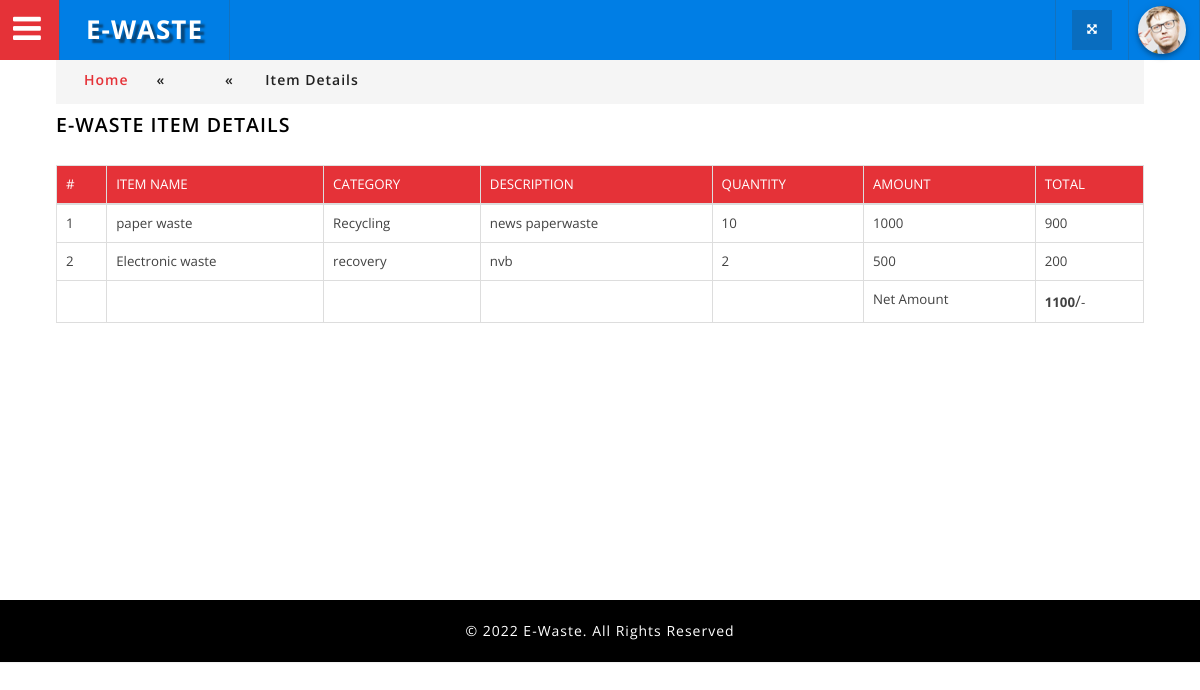
The app's page /Fieldofficer/viewitem_old.php?id=2 (signed in) with its own data.
### tables this page shows
CREATE TABLE IF NOT EXISTS `request_items` (
`req_item_id` int(11) NOT NULL,
  `req_id` int(11) NOT NULL,
  `item_title` varchar(70) NOT NULL,
  `e_cat_id` int(11) NOT NULL,
  `description` varchar(100) NOT NULL,
  `qty` int(11) NOT NULL,
  `amount` int(11) NOT NULL
);

CREATE TABLE IF NOT EXISTS `ewaste_category` (
`catid` int(11) NOT NULL,
  `catname` varchar(60) NOT NULL,
  `price` varchar(50) NOT NULL
);

### connectionclass.php (called while the page is built, shortened)
<?php
class Connectionclass
{
    public $db = null;
    public function open()
    {
        $dbname = "ewaste";
        $this->db = mysqli_connect("localhost", "root", "", $dbname)
            or die('Error connecting to MySQL server.');
    }
    public function GetTable($qry)
    {
        try {
            $result = mysqli_query($this->db, $qry);
            if ($result) {
                $data = array();
                while ($row = mysqli_fetch_assoc($result)) {
                    $data[] = $row;
                }
                return $data;
            } else {
                throw new Exception(mysqli_error($this->db));
            }
        } catch (Exception $e) {
            return $e->getMessage();
        } finally {
            mysqli_close($this->db);
        }
    }
}
?>

### Fieldofficer/viewitem_old.php (the view, shortened to what this page needs)
<?php
require_once('header.php');
$req_id=$_REQUEST['id'];
$wer="select * from request_items i inner join ewaste_category c where i.req_id='$req_id' and i.e_cat_id=c.catid";
$res1=$obj->GetTable($wer);
?>
				<div class="inner_content">
						<div class="w3l_agileits_breadcrumbs">
							<div class="w3l_agileits_breadcrumbs_inner">
								<ul>
									<li><a href="index.php">Home</a><span>«</span></li>
									<li>
          <span>«</span></li>
									<li>Item Details</li>
								</ul>
							</div>
						</div>
					<div class="inner_content_w3_agile_info two_in" style="margin-top: 0em;">
					   <h3 class="w3_inner_tittle two"><?php echo $tu; ?>  E-Waste Item Details</h3>
						<div class="agile-tables">
											<table class="table table-bordered table-responsive">
              <thead>
                <tr>
                  <th>#</th>
                  <th>Item Name</th>
                  <th>Category</th>
                  <th>Description</th>
                  <th>Quantity</th>
                  <th>Amount</th>
                  <th>Total</th>
                </tr>
              </thead>
              <tbody>
<?php
$i=0;
$amtt=0;
foreach($res1 as $row)
{
  $i++;
  ?>              <tr>
                  <td><?php echo $i; ?></td>
                  <td><?php echo $row['item_title']?></td>
                  <td><?php echo $row['catname']?></td>
                  <td><?php echo $row['description']?></td>
                  <td><?php echo $row['qty']?></td>
                  <td><?php echo $row['price']?></td>
                  <td><?php echo $row['amount'];
                            $amtt=$amtt+$row['amount'];
                  ?></td>
                </tr>
    <?php } ?>
           <tr>
                  <td></td>
                  <td></td>
                  <td></td>
                  <td></td>
                  <td></td>
                  <td>Net Amount</td>
                  <td><b><?php echo $amtt; ?></b><big>/</big>-</td>
                </tr>
              </tbody>
            </table>
								</div>
				    </div>
				</div>
		<?php
		require_once('footer.php');
		?>

### Fieldofficer/css/table-style.css (style rules this page uses)
table { background: white; border-collapse: collapse; margin: 1.25em 0 0; width: 100%; }
table tr, table th, table td { border: none; border-bottom: 1px solid #e8e8e8; font-size: .95em; }
table th, table td { padding: 10px 12px; text-align: left; }
table th { background: #e53238; color: #fff; text-transform: uppercase; }
table tr td { background: #f3faff; color: #424242; }
table tr:nth-of-type(2n+2) td { background: #ffffff; }
table { width: 100%; }
.table { margin: 30px 0; border-collapse: collapse; border-spacing: 0; empty-cells: show; border: 1px solid #e0e0e0; }
.table td, .table th { border-left: 1px solid #e0e0e0; border-width: 0 0 0 1px; font-size: inherit; margin: 0; overflow: visible; padding: 0.5em 1em; font-weight: normal; }
.table td:first-child, .table th:first-child { border-left-width: 0; }
.table thead, .table tfoot { background-color: #f05050; color: #fff; text-align: left; vertical-align: bottom; }
.table thead td, .table tfoot td, .table thead th, .table tfoot th { border-color: #fff; }
.table td { background-color: transparent; }

### Fieldofficer/css/component.css (style rules this page uses)
*, *:after, *::before { -webkit-box-sizing: border-box; -moz-box-sizing: border-box; box-sizing: border-box; }

### Fieldofficer/css/style.css (style rules this page uses)
body { margin:0; padding:0; background:#fff; font-family: 'Open Sans', sans-serif; }
h1,h2,h3,h4,h5,h6 { margin:0; font-family: 'Open Sans', sans-serif; }
ul { margin:0; padding:0; }
p,ul,ol { font-size:14px; }
input[type="submit"],a,.nbs-flexisel-nav-left,.nbs-flexisel-nav-right { transition:.5s ease-in; -webkit-transition:.5s ease-in; -moz-transition:.5s ease-in; -o-transition:.5s ease-in; -ms-transition:.5s ease-in; }
.inner_content { padding: 4em 4em; min-height: 600px; }
h3.w3_inner_tittle.two { color: #000; font-weight: 600; }
h3.w3_inner_tittle { text-transform: uppercase; color: #fff; margin: 0.5em 0 1em 0; font-weight: 800; font-size: 1.4em; letter-spacing:1px; }
.inner_content_w3_agile_info { margin-top:4.5em; }
.inner_content_w3_agile_info.two_in { margin-top: 4em; }
.table > thead > tr > th, .table > tbody > tr > th, .table > tfoot > tr > th, .table > thead > tr > td, .table > tbody > tr > td, .table > tfoot > tr > td { padding: 9px; }
.w3l_agileits_breadcrumbs { padding:1em 0; background:#f5f5f5; }
.w3l_agileits_breadcrumbs ul li { display:inline-block; color:#212121; font-weight:600; font-family: 'Open Sans', sans-serif; letter-spacing:1px; }
.w3l_agileits_breadcrumbs ul li a { color: #e53238; text-decoration:none; font-family: 'Open Sans', sans-serif; }
.w3l_agileits_breadcrumbs ul li span { padding:0 2em; }
.w3l_agileits_breadcrumbs_inner { padding: 0 2em; }

### records on screen
request_items: item_title "paper waste", ewaste_category.catname "Recycling", description "news paperwaste", qty "10", ewaste_category.price "1000", amount "900"
request_items: item_title "Electronic waste", ewaste_category.catname "recovery", description "nvb", qty "2", ewaste_category.price "500", amount "200"

### other values on screen
$amtt "1100"
